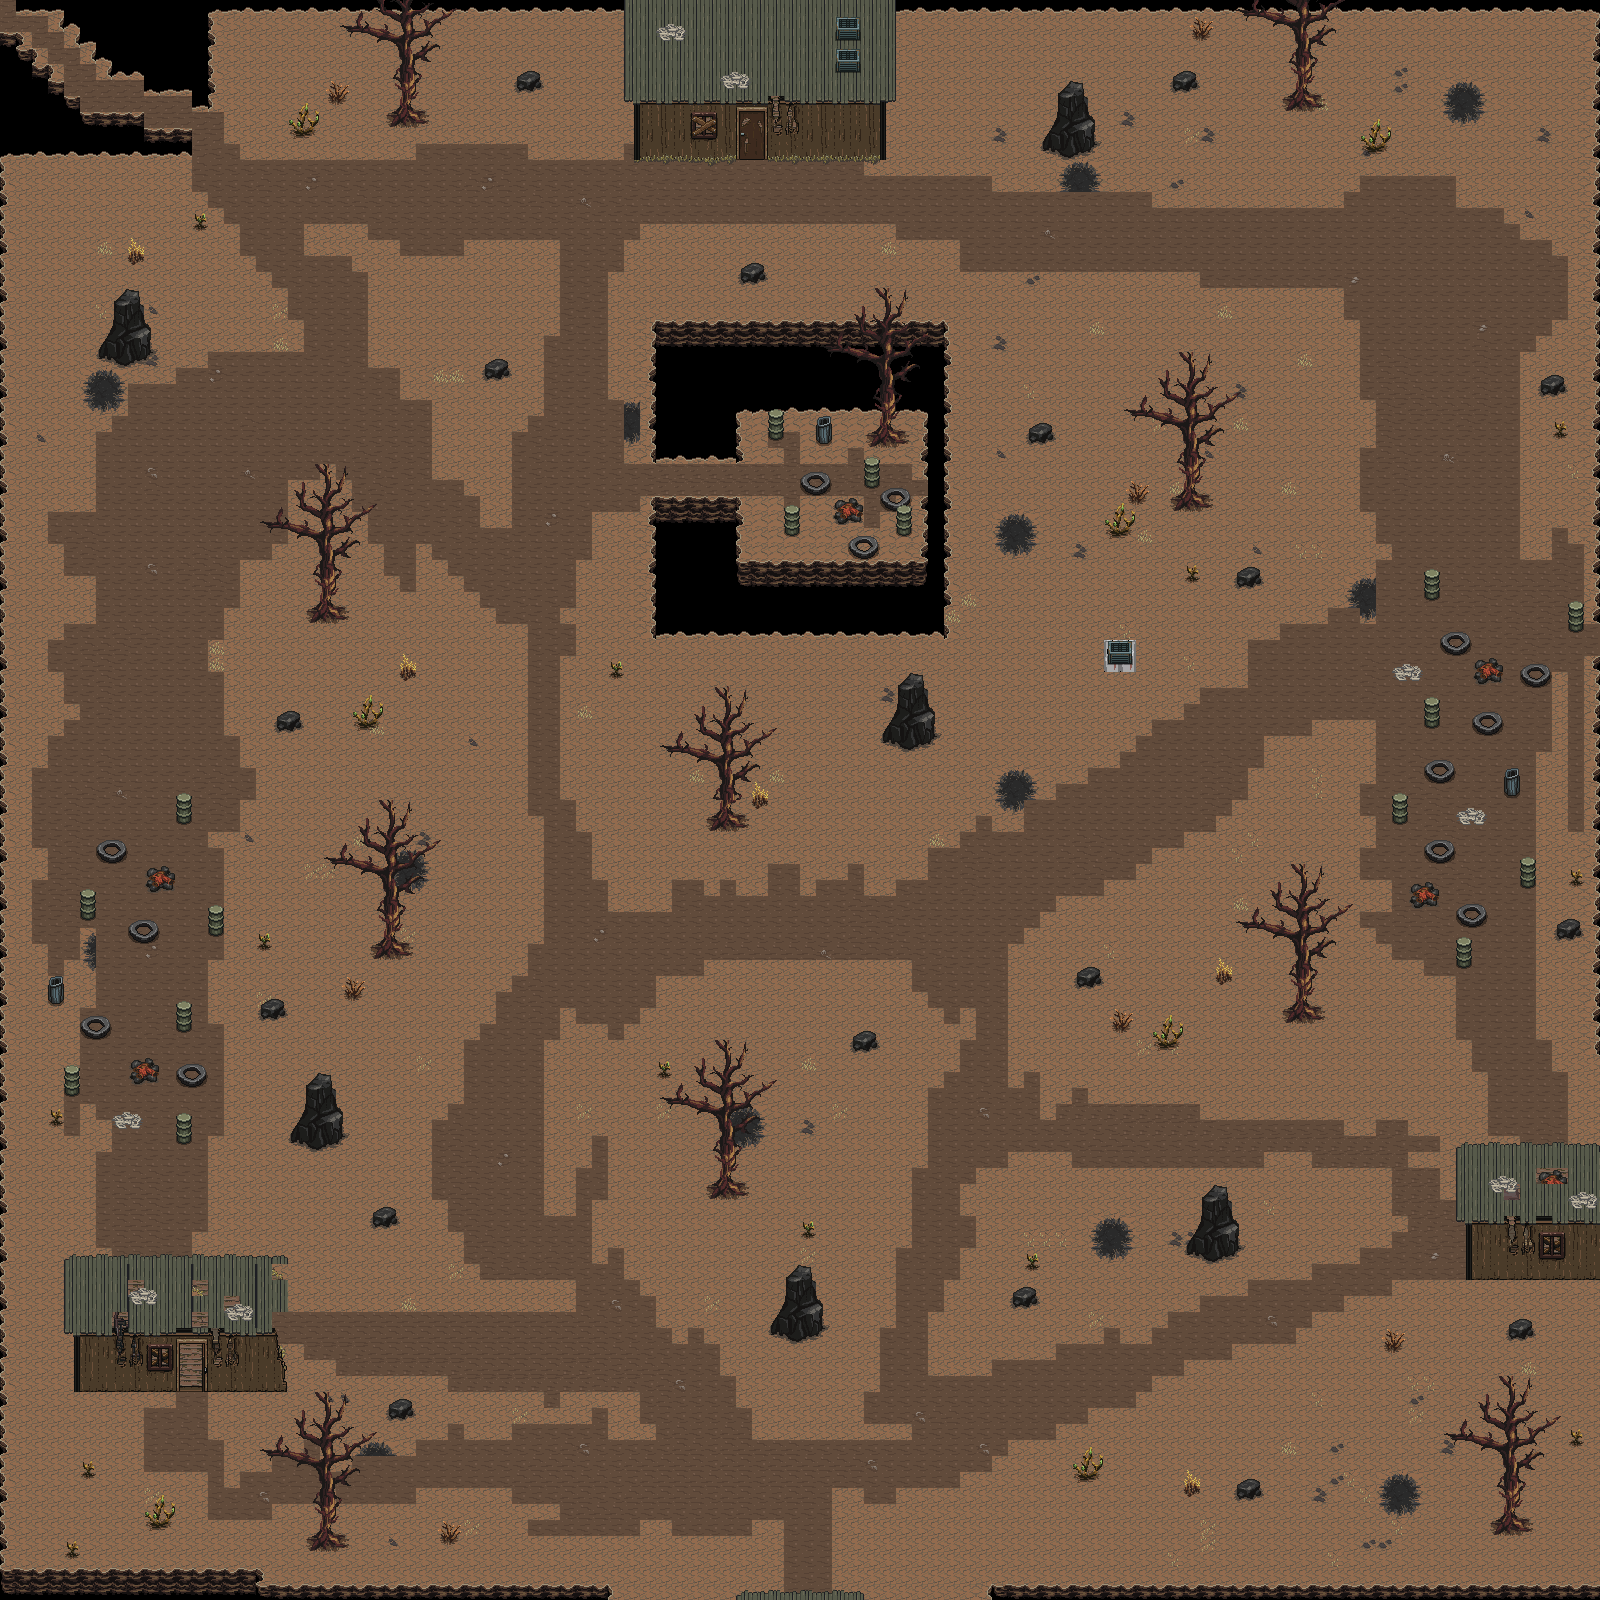

A level layout from a 2D game, rendered from its tile map. Below: a short description, then the map file with tile-grid data replaced by summaries:
An orthogonal 100x100 tile map with 16x16 px tiles, 6 tile layers (background, background_object, path, obstacle, ...) and 150 objects (137x collision, enter_spawnhouse_fromlvl1, enterspawn_level1, enterhouse1_lvl1, spawnexit_house1_lvl1, ...).

<map version="1.10" tiledversion="1.10.1" orientation="orthogonal" renderorder="right-down" width="100" height="100" tilewidth="16" tileheight="16" infinite="0" nextlayerid="9" nextobjectid="180">
 <tileset firstgid="1" source="apocalypseTest.tsx" />
 <layer id="2" name="background" width="100" height="100">
  <data>[10000 cells, 9804 non-empty, 40 distinct tile ids]</data>
 </layer>
 <layer id="8" name="background_object" width="100" height="100">
  <data>[10000 cells, 263 non-empty, 53 distinct tile ids]</data>
 </layer>
 <layer id="1" name="path" width="100" height="100">
  <data>[10000 cells, 3099 non-empty, 13 distinct tile ids]</data>
 </layer>
 <layer id="5" name="obstacle" width="100" height="100">
  <data>[10000 cells, 545 non-empty, 132 distinct tile ids]</data>
 </layer>
 <layer id="3" name="top" width="100" height="100">
  <data>[10000 cells, 960 non-empty, 103 distinct tile ids]</data>
 </layer>
 <layer id="6" name="roof_object" width="100" height="100">
  <data>[10000 cells, 32 non-empty, 8 distinct tile ids]</data>
 </layer>
 <objectgroup id="4" name="object">
  <object id="1" name="enter_spawnhouse_fromlvl1" x="784.25" y="1583.75" width="48.25" height="16" />
  <object id="2" name="enterspawn_level1" x="807.5" y="1545.25">
   <point />
  </object>
  <object id="4" type="collision" x="74" y="1280.5" width="197" height="111" />
  <object id="5" type="collision" x="270.727" y="1359.82" width="17.6364" height="31.8182" />
  <object id="6" type="collision" x="0.5" y="1567.5" width="265" height="33" />
  <object id="8" type="collision" x="266" y="1583.5" width="345.5" height="16" />
  <object id="10" type="collision" x="609.333" y="1595.67" width="175" height="4.33333" />
  <object id="11" type="collision" x="832.333" y="1595.67" width="159" height="4.33333" />
  <object id="13" type="collision" x="991.333" y="1582.67" width="614.667" height="16.6667" />
  <object id="14" name="enterhouse1_lvl1" x="176.333" y="1338.67" width="30.3333" height="63.3333" />
  <object id="15" x="-238" y="2298" width="18" height="4" />
  <object id="16" name="spawnexit_house1_lvl1" x="190.333" y="1450.67">
   <point />
  </object>
  <object id="17" name="enter2_house1_lvl1" x="272" y="1263" width="17" height="97" />
  <object id="18" name="spawnexit2_house1_lvl1" x="328" y="1321">
   <point />
  </object>
  <object id="19" type="collision" x="74" y="1263.33" width="197.333" height="16.6667" />
  <object id="22" type="collision" x="0" y="1110.67" width="8" height="456" />
  <object id="23" type="collision" x="-1.33333" y="704" width="9.33333" height="406" />
  <object id="24" type="collision" x="-2" y="286.667" width="8.66667" height="416.667" />
  <object id="25" type="collision" x="-2" y="154" width="8" height="130.667" />
  <object id="28" type="collision" x="208" y="6" width="242.333" height="7" />
  <object id="29" type="collision" x="449.5" y="6.5" width="318.5" height="5" />
  <object id="30" type="collision" x="768" y="6.5" width="401" height="5" />
  <object id="31" type="collision" x="1169" y="6.5" width="417.5" height="4" />
  <object id="32" type="collision" x="1585.33" y="6.33333" width="15.3333" height="4" />
  <object id="34" type="collision" x="1593" y="10.5" width="6.5" height="403" />
  <object id="36" type="collision" x="1593" y="413" width="7" height="370.5" />
  <object id="37" type="collision" x="1466.67" y="1220.67" width="134" height="58.6667" />
  <object id="39" type="collision" x="1466.75" y="1146.5" width="133.5" height="19" />
  <object id="40" name="enterhouse2_lvl1" x="1456" y="1151.25" width="10.5" height="129" />
  <object id="41" name="spawnexit_house2_lvl1" x="1384.75" y="1201">
   <point />
  </object>
  <object id="42" type="collision" x="1592.67" y="783.333" width="5.33333" height="361.333" />
  <object id="43" type="collision" x="1596.67" y="1279.33" width="1.33333" height="303.333" />
  <object id="46" type="collision" x="656" y="318.5" width="289" height="4.5" />
  <object id="47" type="collision" x="944.5" y="321.5" width="6.5" height="318" />
  <object id="48" type="collision" x="650" y="630.5" width="296" height="7.5" />
  <object id="54" type="collision" x="741.667" y="558.667" width="185.667" height="4.66667" />
  <object id="55" type="collision" x="736.667" y="409" width="189.333" height="5.66667" />
  <object id="56" type="collision" x="920.333" y="414.667" width="6.66667" height="143.333" />
  <object id="60" type="collision" x="632.5" y="10.5" width="253.5" height="150" />
  <object id="61" name="enterhouse3_lvl1" x="737" y="106.5" width="29.5" height="70.5" />
  <object id="62" name="exitspawn_house3_lvl1" x="752" y="223">
   <point />
  </object>
  <object id="63" type="collision" x="768.625" y="414.25" width="14.25" height="25.375" />
  <object id="64" type="collision" x="816.125" y="415.875" width="16.125" height="27.75" />
  <object id="65" type="collision" x="783.818" y="512.182" width="14.9091" height="23.0909" />
  <object id="66" type="collision" x="896.727" y="511.455" width="14.7273" height="24" />
  <object id="67" type="collision" x="850.25" y="537.25" width="27" height="20.5" />
  <object id="68" type="collision" x="804.5" y="472.75" width="24.25" height="21.75" />
  <object id="69" type="collision" x="836.5" y="499.75" width="23.75" height="22.75" />
  <object id="70" type="collision" x="884.25" y="489.25" width="24.75" height="18.5" />
  <object id="72" type="collision" x="872.75" y="414.25" width="28.75" height="31" />
  <object id="73" type="collision" x="864" y="464" width="16.25" height="22.5" />
  <object id="74" type="collision" x="-1.33333" y="153.667" width="193.667" height="3" />
  <object id="75" type="collision" x="188.667" y="128.667" width="2.33333" height="25" />
  <object id="76" type="collision" x="190.333" y="108.667" width="19.3333" height="2.66667" />
  <object id="77" type="collision" x="208.333" y="12.6667" width="5" height="96.6667" />
  <object id="82" type="collision" x="143.818" y="128" width="47.8182" height="3.45455" />
  <object id="83" type="collision" x="143.636" y="112" width="3.81818" height="16.9091" />
  <object id="84" type="collision" x="79.6364" y="112" width="64.1818" height="4.36364" />
  <object id="85" type="collision" x="79.6364" y="95.8182" width="5.81818" height="16.1818" />
  <object id="86" type="collision" x="63.2727" y="95.6364" width="17.2727" height="2" />
  <object id="87" type="collision" x="63.8182" y="79.6364" width="6" height="16.1818" />
  <object id="88" type="collision" x="47.6364" y="80.1818" width="16.5455" height="2" />
  <object id="89" type="collision" x="47.8182" y="63.8182" width="3.81818" height="16.5455" />
  <object id="90" type="collision" x="31.8182" y="64" width="17.4545" height="3.63636" />
  <object id="91" type="collision" x="32.1818" y="47.8182" width="2.90909" height="16.1818" />
  <object id="92" type="collision" x="16" y="48.1818" width="16.1818" height="2.36364" />
  <object id="93" type="collision" x="15.8182" y="32" width="6.54545" height="16.7273" />
  <object id="94" type="collision" x="0" y="31.6364" width="15.8182" height="3.81818" />
  <object id="95" type="collision" x="15.8182" y="9.27273" width="32.1818" height="3.81818" />
  <object id="97" type="collision" x="47.75" y="9.125" width="16.625" height="3.375" />
  <object id="98" type="collision" x="61.5" y="12.25" width="2.5" height="16.75" />
  <object id="99" type="collision" x="64" y="22.75" width="16" height="4.625" />
  <object id="100" type="collision" x="77.5" y="27.5" width="2.375" height="17.375" />
  <object id="101" type="collision" x="79.625" y="40.375" width="16.5" height="3.375" />
  <object id="102" type="collision" x="93.125" y="44" width="2.625" height="17" />
  <object id="103" type="collision" x="95.625" y="56.375" width="16.625" height="4.5" />
  <object id="104" type="collision" x="109.75" y="61.125" width="2.375" height="15.25" />
  </objectgroup>
</map>
<!-- 73 of 150 objects omitted -->
